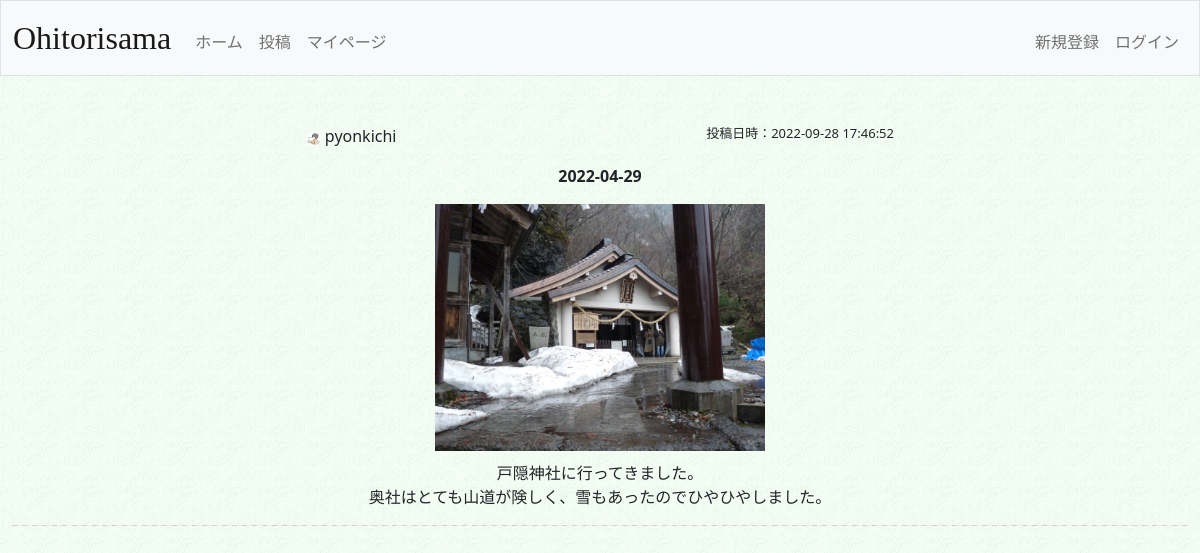
Page /home on the earlier database version.
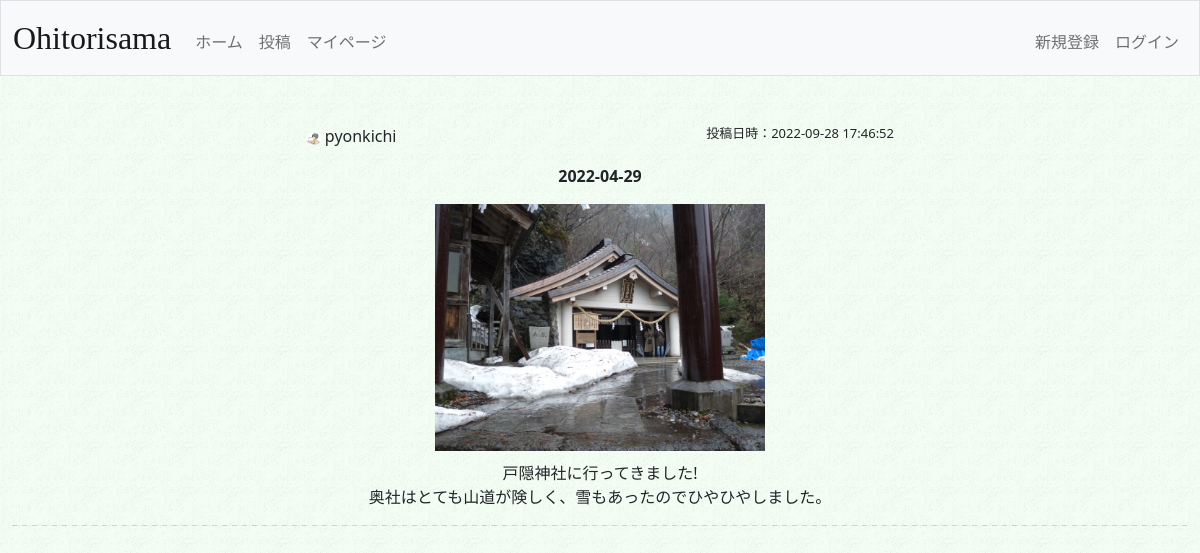
Same page on the later database version.
### tables this page shows
CREATE TABLE 'posts'(
'id' INTEGER PRIMARY KEY AUTOINCREMENT NOT NULL,
'userid' INTEGER NOT NULL,
'go_on' TEXT,
'post_text' TEXT NOT NULL,
'photo_path' TEXT,
'posted_at' TIMESTAMP DEFAULT(datetime('now','localtime')),
'like' INTEGER DEFAULT 0, cate INTEGER NOT NULL DEFAULT 0);

CREATE TABLE 'users'(
'id' INTEGER PRIMARY KEY DEFAULT 0,
'username' TEXT NOT NULL,
'hash' TEXT NOT NULL,
'display_name' TEXT DEFAULT 'unknown',
'icon' TEXT,
'comment' TEXT DEFAULT 'よろしくお願いします',
'created_at' TIMESTAMP DEFAULT(datetime('now','localtime'))
);

### app.py (the view)
@app.route("/home")
def home():
    con = sqlite3.connect("./ohitori.db")
    db = con.cursor()
    posts = db.execute("SELECT go_on,post_text,photo_path,posted_at,like,users.display_name AS display_name,users.icon AS icon FROM posts JOIN users ON posts.userid = users.id ORDER BY posted_at DESC").fetchall()
    con.close()
    return render_template("home.html",posts=posts)

### app.py (called while the page is built)
@app.after_request
def after_request(response):
    response.headers["Cache-Control"] = "no-cache, no-store, must-revalidate"
    response.headers["Expires"] = 0
    response.headers["Pragma"] = "no-cache"
    return response

### templates/home.html (shortened to what this page needs)
{% extends "layout.html" %}
{% block main %}
    {% for post in posts %}
        <div class="info">
            <div class="user">
                <img src="../upload/iconimg/{{ post[6]}}" class="posticon">
                <p style="display:inline-block">{{ post[5] }}</p>
            </div>
            <div class="posttime">
                <p>投稿日時：{{ post[3] }}</p>
            </div>
        </div>
        <div class="contents">
            {% if post[0] != None %}
                <p class="goon">{{ post[0]}}</p>
            {% endif %}
            {% if post[2] != None %}
                <img src="../upload/postimg/{{ post[2] }}" width="40%" style="margin-bottom: 10px;">
            {% endif %}
            <p>{{ post[1] }}</p>
        </div>
        <hr class="dash">
    {% endfor %}
{% endblock %}

Differences in the rows shown:
changed posts "pyonkichi": post_text "戸隠神社に行ってきました。 奥社はとても山道が険しく、雪もあったのでひやひやしました。" → "戸隠神社に行ってきました! 奥社はとても山道が険しく、雪もあったのでひやひやしました。"
